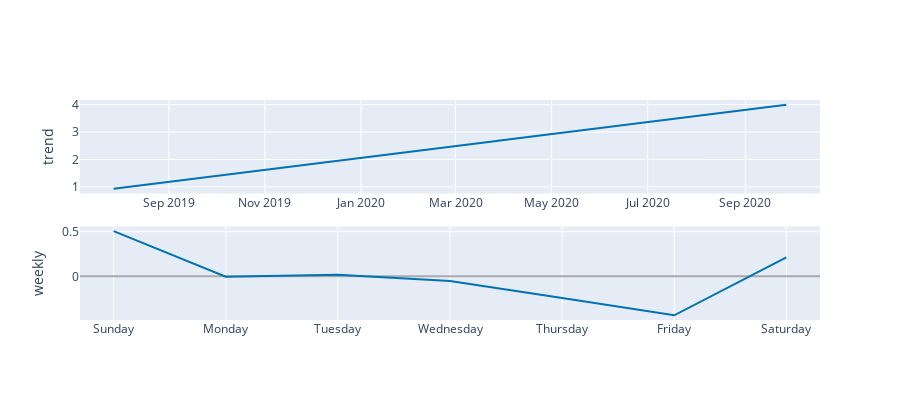

Notebook code cell kept with this figure:
### Code cell
plot_components_plotly(m, forecast)

### Figure 1 — Plotly figure (JSON) as saved in the notebook; plotly's stock layout.template omitted (floating-point values rounded to 4 significant figures; data arrays with more than 128 entries replaced by an {"elided": "..."} marker saying what was removed)
{"data": [{"line": {"color": "#0072B2", "width": 2}, "mode": "lines", "name": "trend", "type": "scatter", "x": {"elided": "596 str values"}, "xaxis": "x", "y": {"elided": "596 float values"}, "yaxis": "y"}, {"line": {"color": "rgba(0, 114, 178, 0.2)", "width": 0}, "mode": "lines", "name": "trend_upper", "type": "scatter", "x": {"elided": "596 str values"}, "xaxis": "x", "y": {"elided": "596 float values"}, "yaxis": "y"}, {"fill": "tonexty", "fillcolor": "rgba(0, 114, 178, 0.2)", "line": {"color": "rgba(0, 114, 178, 0.2)", "width": 0}, "mode": "lines", "name": "trend_lower", "type": "scatter", "x": {"elided": "596 str values"}, "xaxis": "x", "y": {"elided": "596 float values"}, "yaxis": "y"}, {"line": {"color": "#0072B2", "width": 2}, "mode": "lines", "name": "weekly", "type": "scatter", "x": ["2017-01-01T00:00:00", "2017-01-02T00:00:00", "2017-01-03T00:00:00", "2017-01-04T00:00:00", "2017-01-05T00:00:00", "2017-01-06T00:00:00", "2017-01-07T00:00:00"], "xaxis": "x2", "y": [0.5058, -0.004968, 0.01784, -0.05148, -0.2432, -0.4366, 0.2127], "yaxis": "y2"}], "layout": {"height": 400, "showlegend": false, "width": 900, "xaxis": {"anchor": "y", "domain": [0, 1], "range": ["2019-07-06T15:36:00", "2020-10-18T08:24:00"], "type": "date"}, "xaxis2": {"anchor": "y2", "domain": [0, 1], "range": ["2016-12-31T16:48:00", "2017-01-07T07:12:00"], "tickformat": "%A", "type": "date"}, "yaxis": {"anchor": "x", "domain": [0.575, 1], "rangemode": "normal", "title": {"text": "trend"}, "zerolinecolor": "#AAA"}, "yaxis2": {"anchor": "x2", "domain": [0, 0.425], "title": {"text": "weekly"}, "zerolinecolor": "#AAA"}}}
